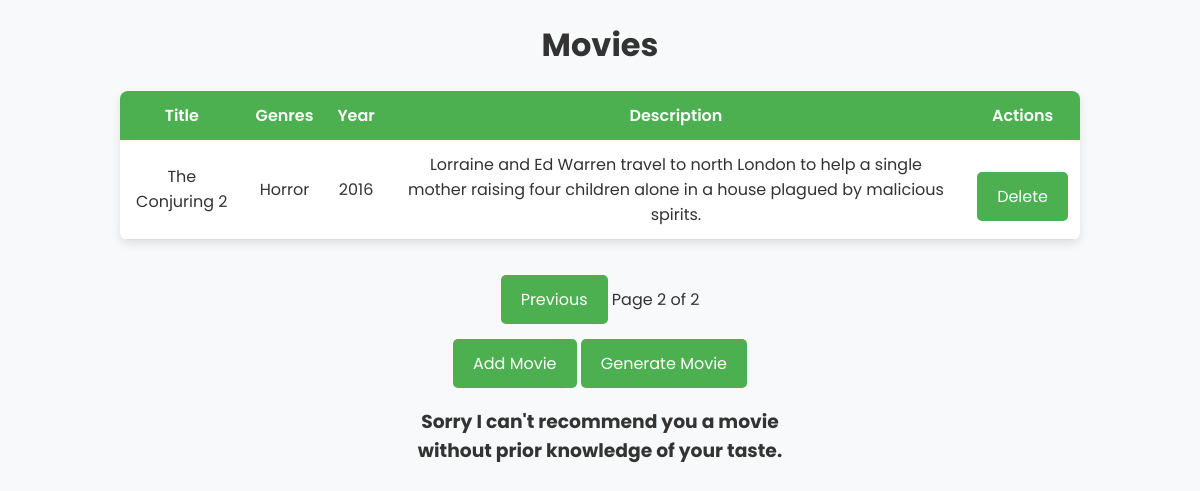
Screenshot of /?page=2 with the database file from the repository.
### movies_app/models.py (models this page shows, shortened)
class Movie(models.Model):
    GENRE_CHOICES = [
        ("Action", "Action"),
        ("Adventure", "Adventure"),
        ("Animation", "Animation"),
        ("Comedy", "Comedy"),
        ("Crime", "Crime"),
        ("Documentary", "Documentary"),
        ("Drama", "Drama"),
        ("Family", "Family"),
        ("Fantasy", "Fantasy"),
        ("History", "History"),
        ("Horror", "Horror"),
        ("Music", "Music"),
        ("Mystery", "Mystery"),
        ("Romance", "Romance"),
        ("Science Fiction", "Science Fiction"),
        ("TV Movie", "TV Movie"),
        ("Thriller", "Thriller"),
        ("War", "War"),
        ("Western", "Western"),
    ]
    title = models.CharField(max_length=255)
    primary_genre = models.CharField(max_length=50, choices=GENRE_CHOICES)  # Required
    secondary_genre = models.CharField(max_length=50, choices=GENRE_CHOICES, blank=True, null=True)  # Optional
    third_genre = models.CharField(max_length=50, choices=GENRE_CHOICES, blank=True, null=True)  # Optional
    year = models.IntegerField()
    description = models.TextField()

### movies_app/views.py (the view)
# urls.py: path("", movie_list, name="movie_list"),
def movie_list(request):
    movies = Movie.objects.all().order_by('-id')
    paginator = Paginator(movies, 3)  # 3 movies per page
    page = request.GET.get('page')
    try:
        movies_page = paginator.page(page)
    except PageNotAnInteger:
        movies_page = paginator.page(1)
    except EmptyPage:
        movies_page = paginator.page(paginator.num_pages)
    recommended = request.session.get("recommended_movie", None)
    return render(request, "movies.html", {"movies": movies_page, "recommended_movie": recommended})

### templates/movies.html (shortened to what this page needs)
{% load static %}
<!DOCTYPE html>
<html lang="en">
<head>
    <link rel="stylesheet" href="{% static 'css/styles.css' %}">
</head>
<body>
    <h1>Movies</h1>
    {% if movies %}
        <table>
            <thead>
                <tr>
                    <th>Title</th>
                    <th>Genres</th>
                    <th>Year</th>
                    <th>Description</th>
                    <th>Actions</th>
                </tr>
            </thead>
            <tbody>
                {% for movie in movies %}
                    <tr>
                        <td>{{ movie.title }}</td>
                        <td>
                            {{ movie.primary_genre }}
                        </td>
                        <td>{{ movie.year }}</td>
                        <td>{{ movie.description }}</td>
                        <td>
                            <a href="{% url 'delete_movie' movie.id %}" class = "button-link" onclick="return confirm('Are you sure?');">Delete</a>
                        </td>
                    </tr>
                {% endfor %}
            </tbody>
        </table>
        {% if movies.has_other_pages %}
        <div class="pagination">
            {% if movies.has_previous %}
                <a class = "button-link" href="?page={{ movies.previous_page_number }}">Previous</a>
            {% endif %}
            <span>Page {{ movies.number }} of {{ movies.paginator.num_pages }}</span>
        </div>
        {% endif %}
    {% else %}
        <p>No movies in the database.</p>
    {% endif %}
    <a class = "button-link" href="{% url 'add_movie' %}">Add Movie</a>
    <a class = "button-link" href="{% url 'generate_movie' %}">Generate Movie</a>
    {% if recommended_movie %}
    <div class="recommended-movie">
        <h2>Recommended Movie</h2>
        <p><strong>Title:</strong> <a href="{{ recommended_movie.tmdb_url }}" target="_blank">{{ recommended_movie.title }}</a></p>
        {% if recommended_movie.poster_url %}
            <img src="{{ recommended_movie.poster_url }}" alt="Movie Poster" style="width:200px;">
        {% endif %}
        <p><strong>Year:</strong> {{ recommended_movie.year }}</p>
        <p><strong>Rating:</strong> {{ recommended_movie.rating }}</p>
        <p><strong>Overview:</strong> {{ recommended_movie.overview }}</p>
        <a class = "button-link" href="{% url 'add_movie_to_list' %}">Add to Watched</a>
    </div>
        {% else %}
        <h3>Sorry I can't recommend you a movie <br> without prior knowledge of your taste.</h3>
    {% endif %}
</body>
</html>

### movies_app/static/css/styles.css (style rules this page uses)
body { font-family: 'Poppins', sans-serif; background-color: #f8f9fa; text-align: center; margin: 0; padding: 0; color: #333; }
table { width: 80%; margin: 20px auto; border-collapse: collapse; background: white; box-shadow: 0 4px 10px rgba(0, 0, 0, 0.1); border-radius: 8px; overflow: hidden; }
th, td { padding: 12px; text-align: center; }
th { background-color: #4CAF50; color: white; font-weight: 600; }
td { border-bottom: 1px solid #ddd; }
button, .button-link { background-color: #4CAF50; color: white; border: none; padding: 12px 20px; font-size: 16px; border-radius: 5px; cursor: pointer; text-decoration: none; display: inline-block; margin-top: 15px; transition: all 0.3s ease-in-out; }

### rows the page displays
Movie: title "The Conjuring 2", primary_genre "Horror", year "2016", description "Lorraine and Ed Warren travel to north London to help a single mother raising four children alone in a house plagued by malicious spirits."

### other values shown
{{ movies.number }} "2"
{{ movies.paginator.num_pages }} "2"
